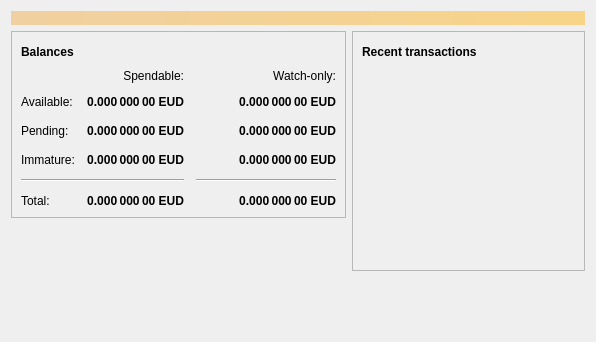
<?xml version="1.0" encoding="UTF-8"?>
<ui version="4.0">
 <class>OverviewPage</class>
 <widget class="QWidget" name="OverviewPage">
  <property name="geometry">
   <rect>
    <x>0</x>
    <y>0</y>
    <width>596</width>
    <height>342</height>
   </rect>
  </property>
  <property name="windowTitle">
   <string>Form</string>
  </property>
  <layout class="QVBoxLayout" name="topLayout">
   <item>
    <widget class="QLabel" name="labelAlerts">
     <property name="visible">
      <bool>false</bool>
     </property>
     <property name="styleSheet">
      <string notr="true">QLabel { background-color: qlineargradient(x1: 0, y1: 0, x2: 1, y2: 0, stop:0 #F0D0A0, stop:1 #F8D488); color:#000000; }</string>
     </property>
     <property name="wordWrap">
      <bool>true</bool>
     </property>
     <property name="margin">
      <number>3</number>
     </property>
     <property name="textInteractionFlags">
      <set>Qt::TextSelectableByMouse</set>
     </property>
    </widget>
   </item>
   <item>
    <layout class="QHBoxLayout" name="horizontalLayout" stretch="1,1">
     <item>
      <layout class="QVBoxLayout" name="verticalLayout_2">
       <item>
        <widget class="QFrame" name="frame">
         <property name="frameShape">
          <enum>QFrame::StyledPanel</enum>
         </property>
         <property name="frameShadow">
          <enum>QFrame::Raised</enum>
         </property>
         <layout class="QVBoxLayout" name="verticalLayout_4">
          <item>
           <layout class="QHBoxLayout" name="horizontalLayout_4">
            <item>
             <widget class="QLabel" name="label_5">
              <property name="font">
               <font>
                <weight>75</weight>
                <bold>true</bold>
               </font>
              </property>
              <property name="text">
               <string>Balances</string>
              </property>
             </widget>
            </item>
            <item>
             <widget class="QPushButton" name="labelWalletStatus">
              <property name="enabled">
               <bool>true</bool>
              </property>
              <property name="maximumSize">
               <size>
                <width>30</width>
                <height>16777215</height>
               </size>
              </property>
              <property name="toolTip">
               <string>The displayed information may be out of date. Your wallet automatically synchronizes with the Eurodollar network after a connection is established, but this process has not completed yet.</string>
              </property>
              <property name="text">
               <string/>
              </property>
              <property name="icon">
               <iconset resource="../eurodollar.qrc">
                <normaloff>:/icons/warning</normaloff>
                <disabledoff>:/icons/warning</disabledoff>:/icons/warning</iconset>
              </property>
              <property name="iconSize">
               <size>
                <width>24</width>
                <height>24</height>
               </size>
              </property>
              <property name="flat">
               <bool>true</bool>
              </property>
             </widget>
            </item>
            <item>
             <spacer name="horizontalSpacer_3">
              <property name="orientation">
               <enum>Qt::Horizontal</enum>
              </property>
              <property name="sizeHint" stdset="0">
               <size>
                <width>40</width>
                <height>20</height>
               </size>
              </property>
             </spacer>
            </item>
           </layout>
          </item>
          <item>
           <layout class="QGridLayout" name="gridLayout">
            <property name="spacing">
             <number>12</number>
            </property>
            <item row="2" column="2">
             <widget class="QLabel" name="labelWatchPending">
              <property name="font">
               <font>
                <weight>75</weight>
                <bold>true</bold>
               </font>
              </property>
              <property name="cursor">
               <cursorShape>IBeamCursor</cursorShape>
              </property>
              <property name="toolTip">
               <string>Unconfirmed transactions to watch-only addresses</string>
              </property>
              <property name="text">
               <string notr="true">0.000 000 00 EUD</string>
              </property>
              <property name="alignment">
               <set>Qt::AlignRight|Qt::AlignTrailing|Qt::AlignVCenter</set>
              </property>
              <property name="textInteractionFlags">
               <set>Qt::LinksAccessibleByMouse|Qt::TextSelectableByKeyboard|Qt::TextSelectableByMouse</set>
              </property>
             </widget>
            </item>
            <item row="2" column="1">
             <widget class="QLabel" name="labelUnconfirmed">
              <property name="font">
               <font>
                <weight>75</weight>
                <bold>true</bold>
               </font>
              </property>
              <property name="cursor">
               <cursorShape>IBeamCursor</cursorShape>
              </property>
              <property name="toolTip">
               <string>Total of transactions that have yet to be confirmed, and do not yet count toward the spendable balance</string>
              </property>
              <property name="text">
               <string notr="true">0.000 000 00 EUD</string>
              </property>
              <property name="alignment">
               <set>Qt::AlignRight|Qt::AlignTrailing|Qt::AlignVCenter</set>
              </property>
              <property name="textInteractionFlags">
               <set>Qt::LinksAccessibleByMouse|Qt::TextSelectableByKeyboard|Qt::TextSelectableByMouse</set>
              </property>
             </widget>
            </item>
            <item row="3" column="2">
             <widget class="QLabel" name="labelWatchImmature">
              <property name="font">
               <font>
                <weight>75</weight>
                <bold>true</bold>
               </font>
              </property>
              <property name="cursor">
               <cursorShape>IBeamCursor</cursorShape>
              </property>
              <property name="toolTip">
               <string>Mined balance in watch-only addresses that has not yet matured</string>
              </property>
              <property name="text">
               <string notr="true">0.000 000 00 EUD</string>
              </property>
              <property name="alignment">
               <set>Qt::AlignRight|Qt::AlignTrailing|Qt::AlignVCenter</set>
              </property>
              <property name="textInteractionFlags">
               <set>Qt::LinksAccessibleByMouse|Qt::TextSelectableByKeyboard|Qt::TextSelectableByMouse</set>
              </property>
             </widget>
            </item>
            <item row="4" column="0" colspan="2">
             <widget class="Line" name="line">
              <property name="orientation">
               <enum>Qt::Horizontal</enum>
              </property>
             </widget>
            </item>
            <item row="4" column="2">
             <widget class="Line" name="lineWatchBalance">
              <property name="sizePolicy">
               <sizepolicy hsizetype="Preferred" vsizetype="Fixed">
                <horstretch>0</horstretch>
                <verstretch>0</verstretch>
               </sizepolicy>
              </property>
              <property name="minimumSize">
               <size>
                <width>140</width>
                <height>0</height>
               </size>
              </property>
              <property name="orientation">
               <enum>Qt::Horizontal</enum>
              </property>
             </widget>
            </item>
            <item row="5" column="0">
             <widget class="QLabel" name="labelTotalText">
              <property name="text">
               <string>Total:</string>
              </property>
             </widget>
            </item>
            <item row="3" column="1">
             <widget class="QLabel" name="labelImmature">
              <property name="font">
               <font>
                <weight>75</weight>
                <bold>true</bold>
               </font>
              </property>
              <property name="cursor">
               <cursorShape>IBeamCursor</cursorShape>
              </property>
              <property name="toolTip">
               <string>Mined balance that has not yet matured</string>
              </property>
              <property name="text">
               <string notr="true">0.000 000 00 EUD</string>
              </property>
              <property name="alignment">
               <set>Qt::AlignRight|Qt::AlignTrailing|Qt::AlignVCenter</set>
              </property>
              <property name="textInteractionFlags">
               <set>Qt::LinksAccessibleByMouse|Qt::TextSelectableByKeyboard|Qt::TextSelectableByMouse</set>
              </property>
             </widget>
            </item>
            <item row="2" column="3">
             <spacer name="horizontalSpacer_2">
              <property name="orientation">
               <enum>Qt::Horizontal</enum>
              </property>
              <property name="sizeHint" stdset="0">
               <size>
                <width>40</width>
                <height>20</height>
               </size>
              </property>
             </spacer>
            </item>
            <item row="3" column="0">
             <widget class="QLabel" name="labelImmatureText">
              <property name="text">
               <string>Immature:</string>
              </property>
             </widget>
            </item>
            <item row="5" column="1">
             <widget class="QLabel" name="labelTotal">
              <property name="font">
               <font>
                <weight>75</weight>
                <bold>true</bold>
               </font>
              </property>
              <property name="cursor">
               <cursorShape>IBeamCursor</cursorShape>
              </property>
              <property name="toolTip">
               <string>Your current total balance</string>
              </property>
              <property name="text">
               <string notr="true">0.000 000 00 EUD</string>
              </property>
              <property name="alignment">
               <set>Qt::AlignRight|Qt::AlignTrailing|Qt::AlignVCenter</set>
              </property>
              <property name="textInteractionFlags">
               <set>Qt::LinksAccessibleByMouse|Qt::TextSelectableByKeyboard|Qt::TextSelectableByMouse</set>
              </property>
             </widget>
            </item>
            <item row="5" column="2">
             <widget class="QLabel" name="labelWatchTotal">
              <property name="font">
               <font>
                <weight>75</weight>
                <bold>true</bold>
               </font>
              </property>
              <property name="cursor">
               <cursorShape>IBeamCursor</cursorShape>
              </property>
              <property name="toolTip">
               <string>Current total balance in watch-only addresses</string>
              </property>
              <property name="text">
               <string notr="true">0.000 000 00 EUD</string>
              </property>
              <property name="alignment">
               <set>Qt::AlignRight|Qt::AlignTrailing|Qt::AlignVCenter</set>
              </property>
              <property name="textInteractionFlags">
               <set>Qt::LinksAccessibleByMouse|Qt::TextSelectableByKeyboard|Qt::TextSelectableByMouse</set>
              </property>
             </widget>
            </item>
            <item row="0" column="2">
             <widget class="QLabel" name="labelWatchonly">
              <property name="text">
               <string>Watch-only:</string>
              </property>
              <property name="alignment">
               <set>Qt::AlignRight|Qt::AlignTrailing|Qt::AlignVCenter</set>
              </property>
             </widget>
            </item>
            <item row="1" column="0">
             <widget class="QLabel" name="labelBalanceText">
              <property name="text">
               <string>Available:</string>
              </property>
             </widget>
            </item>
            <item row="1" column="1">
             <widget class="QLabel" name="labelBalance">
              <property name="font">
               <font>
                <weight>75</weight>
                <bold>true</bold>
               </font>
              </property>
              <property name="cursor">
               <cursorShape>IBeamCursor</cursorShape>
              </property>
              <property name="toolTip">
               <string>Your current spendable balance</string>
              </property>
              <property name="text">
               <string notr="true">0.000 000 00 EUD</string>
              </property>
              <property name="alignment">
               <set>Qt::AlignRight|Qt::AlignTrailing|Qt::AlignVCenter</set>
              </property>
              <property name="textInteractionFlags">
               <set>Qt::LinksAccessibleByMouse|Qt::TextSelectableByKeyboard|Qt::TextSelectableByMouse</set>
              </property>
             </widget>
            </item>
            <item row="1" column="2">
             <widget class="QLabel" name="labelWatchAvailable">
              <property name="font">
               <font>
                <weight>75</weight>
                <bold>true</bold>
               </font>
              </property>
              <property name="cursor">
               <cursorShape>IBeamCursor</cursorShape>
              </property>
              <property name="toolTip">
               <string>Your current balance in watch-only addresses</string>
              </property>
              <property name="text">
               <string notr="true">0.000 000 00 EUD</string>
              </property>
              <property name="alignment">
               <set>Qt::AlignRight|Qt::AlignTrailing|Qt::AlignVCenter</set>
              </property>
              <property name="textInteractionFlags">
               <set>Qt::LinksAccessibleByMouse|Qt::TextSelectableByKeyboard|Qt::TextSelectableByMouse</set>
              </property>
             </widget>
            </item>
            <item row="2" column="0">
             <widget class="QLabel" name="labelPendingText">
              <property name="text">
               <string>Pending:</string>
              </property>
             </widget>
            </item>
            <item row="0" column="1">
             <widget class="QLabel" name="labelSpendable">
              <property name="text">
               <string>Spendable:</string>
              </property>
              <property name="alignment">
               <set>Qt::AlignRight|Qt::AlignTrailing|Qt::AlignVCenter</set>
              </property>
             </widget>
            </item>
           </layout>
          </item>
         </layout>
        </widget>
       </item>
       <item>
        <spacer name="verticalSpacer">
         <property name="orientation">
          <enum>Qt::Vertical</enum>
         </property>
         <property name="sizeHint" stdset="0">
          <size>
           <width>20</width>
           <height>40</height>
          </size>
         </property>
        </spacer>
       </item>
      </layout>
     </item>
     <item>
      <layout class="QVBoxLayout" name="verticalLayout_3">
       <item>
        <widget class="QFrame" name="frame_2">
         <property name="frameShape">
          <enum>QFrame::StyledPanel</enum>
         </property>
         <property name="frameShadow">
          <enum>QFrame::Raised</enum>
         </property>
         <layout class="QVBoxLayout" name="verticalLayout">
          <item>
           <layout class="QHBoxLayout" name="horizontalLayout_2">
            <item>
             <widget class="QLabel" name="label_4">
              <property name="font">
               <font>
                <weight>75</weight>
                <bold>true</bold>
               </font>
              </property>
              <property name="text">
               <string>Recent transactions</string>
              </property>
             </widget>
            </item>
            <item>
             <widget class="QPushButton" name="labelTransactionsStatus">
              <property name="enabled">
               <bool>true</bool>
              </property>
              <property name="maximumSize">
               <size>
                <width>30</width>
                <height>16777215</height>
               </size>
              </property>
              <property name="toolTip">
               <string>The displayed information may be out of date. Your wallet automatically synchronizes with the Eurodollar network after a connection is established, but this process has not completed yet.</string>
              </property>
              <property name="text">
               <string/>
              </property>
              <property name="icon">
               <iconset resource="../eurodollar.qrc">
                <normaloff>:/icons/warning</normaloff>
                <disabledoff>:/icons/warning</disabledoff>:/icons/warning</iconset>
              </property>
              <property name="iconSize">
               <size>
                <width>24</width>
                <height>24</height>
               </size>
              </property>
              <property name="flat">
               <bool>true</bool>
              </property>
             </widget>
            </item>
            <item>
             <spacer name="horizontalSpacer">
              <property name="orientation">
               <enum>Qt::Horizontal</enum>
              </property>
              <property name="sizeHint" stdset="0">
               <size>
                <width>40</width>
                <height>20</height>
               </size>
              </property>
             </spacer>
            </item>
           </layout>
          </item>
          <item>
           <widget class="QListView" name="listTransactions">
            <property name="styleSheet">
             <string notr="true">QListView { background: transparent; }</string>
            </property>
            <property name="frameShape">
             <enum>QFrame::NoFrame</enum>
            </property>
            <property name="verticalScrollBarPolicy">
             <enum>Qt::ScrollBarAlwaysOff</enum>
            </property>
            <property name="horizontalScrollBarPolicy">
             <enum>Qt::ScrollBarAlwaysOff</enum>
            </property>
            <property name="selectionMode">
             <enum>QAbstractItemView::NoSelection</enum>
            </property>
           </widget>
          </item>
         </layout>
        </widget>
       </item>
       <item>
        <spacer name="verticalSpacer_2">
         <property name="orientation">
          <enum>Qt::Vertical</enum>
         </property>
         <property name="sizeHint" stdset="0">
          <size>
           <width>20</width>
           <height>40</height>
          </size>
         </property>
        </spacer>
       </item>
      </layout>
     </item>
    </layout>
   </item>
  </layout>
 </widget>
 <resources/>
 <connections/>
</ui>
